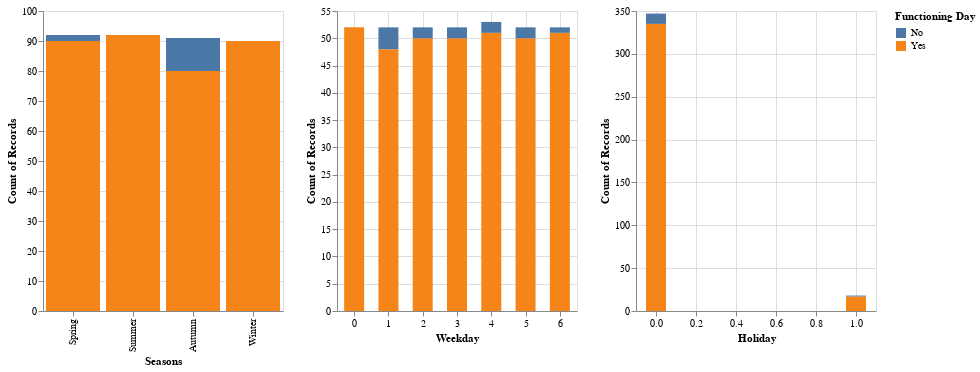

Write notebook code for a chart like this one.
### Code cell
chart_season = alt.Chart(day_bike).mark_bar().encode(
    alt.X("Seasons"),
    alt.Y("count()"),
    color="Functioning Day",
).properties(
    width = 240,
)

chart_holiday = alt.Chart(day_bike_sorted).mark_bar().encode(
    alt.X("Holiday"),
    alt.Y("count()"),
    color="Functioning Day",
    size=alt.Size(value = 20)  
).properties(
    width = 240,
)

chart_weekday = alt.Chart(day_bike).mark_bar().encode(
    alt.X("Weekday"),
    alt.Y("count()"),
    color="Functioning Day",
    size=alt.Size(value=20)  
).properties(
    width = 240,
)
chart_season | chart_weekday | chart_holiday

### Figure 1 — Vega specification as saved in the notebook (floating-point values rounded to 4 significant figures)
{"$schema": "https://vega.github.io/schema/vega/v5.json", "data": [{"name": "data-470c90ac02a2709af2d15978d2aa9b16"}, {"name": "data-0852779848890af661e777a6bf8634a6"}, {"name": "data_1"}, {"name": "data_2", "values": [{"Functioning Day": "Yes", "Seasons": "Winter", "__count": 90, "__count_end": 90.0, "__count_start": 0.0}, {"Functioning Day": "Yes", "Seasons": "Spring", "__count": 90, "__count_end": 90.0, "__count_start": 0.0}, {"Functioning Day": "No", "Seasons": "Spring", "__count": 2, "__count_end": 92.0, "__count_start": 90.0}, {"Functioning Day": "Yes", "Seasons": "Summer", "__count": 92, "__count_end": 92.0, "__count_start": 0.0}, {"Functioning Day": "Yes", "Seasons": "Autumn", "__count": 80, "__count_end": 80.0, "__count_start": 0.0}, {"Functioning Day": "No", "Seasons": "Autumn", "__count": 11, "__count_end": 91.0, "__count_start": 80.0}]}, {"name": "data_3", "values": [{"Functioning Day": "Yes", "Weekday": 4, "__count": 51, "__count_end": 51.0, "__count_start": 0.0}, {"Functioning Day": "Yes", "Weekday": 5, "__count": 50, "__count_end": 50.0, "__count_start": 0.0}, {"Functioning Day": "Yes", "Weekday": 6, "__count": 51, "__count_end": 51.0, "__count_start": 0.0}, {"Functioning Day": "Yes", "Weekday": 0, "__count": 52, "__count_end": 52.0, "__count_start": 0.0}, {"Functioning Day": "Yes", "Weekday": 1, "__count": 48, "__count_end": 48.0, "__count_start": 0.0}, {"Functioning Day": "Yes", "Weekday": 2, "__count": 50, "__count_end": 50.0, "__count_start": 0.0}, {"Functioning Day": "Yes", "Weekday": 3, "__count": 50, "__count_end": 50.0, "__count_start": 0.0}, {"Functioning Day": "No", "Weekday": 2, "__count": 2, "__count_end": 52.0, "__count_start": 50.0}, {"Functioning Day": "No", "Weekday": 3, "__count": 2, "__count_end": 52.0, "__count_start": 50.0}, {"Functioning Day": "No", "Weekday": 1, "__count": 4, "__count_end": 52.0, "__count_start": 48.0}, {"Functioning Day": "No", "Weekday": 4, "__count": 2, "__count_end": 53.0, "__count_start": 51.0}, {"Functioning Day": "No", "Weekday": 6, "__count": 1, "__count_end": 52.0, "__count_start": 51.0}, {"Functioning Day": "No", "Weekday": 5, "__count": 2, "__count_end": 52.0, "__count_start": 50.0}]}, {"name": "data_4", "values": [{"Functioning Day": "Yes", "Holiday": 0, "__count": 335, "__count_end": 335.0, "__count_start": 0.0}, {"Functioning Day": "No", "Holiday": 0, "__count": 12, "__count_end": 347.0, "__count_start": 335.0}, {"Functioning Day": "Yes", "Holiday": 1, "__count": 17, "__count_end": 17.0, "__count_start": 0.0}, {"Functioning Day": "No", "Holiday": 1, "__count": 1, "__count_end": 18.0, "__count_start": 17.0}]}, {"name": "data_2_color_domain_Functioning Day_0", "values": [{"Functioning Day": "Yes"}, {"Functioning Day": "No"}]}, {"name": "data_3_color_domain_Functioning Day_1", "values": [{"Functioning Day": "Yes"}, {"Functioning Day": "No"}]}, {"name": "data_4_color_domain_Functioning Day_2", "values": [{"Functioning Day": "Yes"}, {"Functioning Day": "No"}]}, {"name": "data_1_concat_0_x_domain_Seasons", "values": [{"Seasons": "Winter", "sort_field": 3.0}, {"Seasons": "Spring", "sort_field": 0.0}, {"Seasons": "Summer", "sort_field": 1.0}, {"Seasons": "Autumn", "sort_field": 2.0}]}, {"name": "data_3_concat_1_x_domain_Weekday", "values": [{"min": 0, "max": 6}]}, {"name": "data_4_concat_2_x_domain_Holiday", "values": [{"min": 0, "max": 1}]}], "signals": [{"name": "childWidth", "value": 240}], "marks": [{"type": "group", "name": "concat_0_group", "encode": {"update": {"width": {"signal": "childWidth"}, "height": {"signal": "height"}}}, "marks": [{"type": "rect", "name": "concat_0_marks", "from": {"data": "data_2"}, "encode": {"update": {"y2": {"field": "__count_start", "scale": "concat_0_y"}, "width": {"signal": "max(0.25, bandwidth('concat_0_x'))"}, "x": {"field": "Seasons", "scale": "concat_0_x"}, "fill": {"field": "Functioning Day", "scale": "color"}, "ariaRoleDescription": {"value": "bar"}, "description": {"signal": "\"Seasons: \" + (isValid(datum[\"Seasons\"]) ? datum[\"Seasons\"] : \"\"+datum[\"Seasons\"]) + \"; Count of Records: \" + (format(datum[\"__count\"], \"\")) + \"; Functioning Day: \" + (isValid(datum[\"Functioning Day\"]) ? datum[\"Functioning Day\"] : \"\"+datum[\"Functioning Day\"])"}, "y": {"field": "__count_end", "scale": "concat_0_y"}}}, "style": ["bar"]}], "axes": [{"scale": "concat_0_y", "ticks": false, "domain": false, "aria": false, "minExtent": 0, "gridScale": "concat_0_x", "labels": false, "grid": true, "maxExtent": 0, "zindex": 0, "orient": "left", "tickCount": {"signal": "ceil(height/40)"}}, {"scale": "concat_0_x", "orient": "bottom", "title": "Seasons", "labelAlign": "right", "labelAngle": 270, "labelBaseline": "middle", "grid": false, "zindex": 0}, {"scale": "concat_0_y", "title": "Count of Records", "tickCount": {"signal": "ceil(height/40)"}, "zindex": 0, "grid": false, "orient": "left", "labelOverlap": true}], "style": "cell"}, {"type": "group", "name": "concat_1_group", "encode": {"update": {"width": {"signal": "childWidth"}, "height": {"signal": "height"}}}, "marks": [{"type": "rect", "name": "concat_1_marks", "from": {"data": "data_3"}, "encode": {"update": {"xc": {"field": "Weekday", "scale": "concat_1_x"}, "ariaRoleDescription": {"value": "bar"}, "fill": {"field": "Functioning Day", "scale": "color"}, "y2": {"field": "__count_start", "scale": "concat_1_y"}, "width": {"value": 20}, "description": {"signal": "\"Weekday: \" + (format(datum[\"Weekday\"], \"\")) + \"; Count of Records: \" + (format(datum[\"__count\"], \"\")) + \"; Functioning Day: \" + (isValid(datum[\"Functioning Day\"]) ? datum[\"Functioning Day\"] : \"\"+datum[\"Functioning Day\"])"}, "y": {"field": "__count_end", "scale": "concat_1_y"}}}, "style": ["bar"]}], "axes": [{"scale": "concat_1_x", "domain": false, "ticks": false, "grid": true, "zindex": 0, "orient": "bottom", "labels": false, "gridScale": "concat_1_y", "tickCount": {"signal": "ceil(childWidth/40)"}, "maxExtent": 0, "aria": false, "minExtent": 0}, {"scale": "concat_1_y", "orient": "left", "zindex": 0, "ticks": false, "minExtent": 0, "maxExtent": 0, "tickCount": {"signal": "ceil(height/40)"}, "grid": true, "labels": false, "aria": false, "gridScale": "concat_1_x", "domain": false}, {"scale": "concat_1_x", "labelOverlap": true, "tickCount": {"signal": "ceil(childWidth/40)"}, "title": "Weekday", "zindex": 0, "orient": "bottom", "grid": false, "labelFlush": true}, {"scale": "concat_1_y", "tickCount": {"signal": "ceil(height/40)"}, "zindex": 0, "grid": false, "title": "Count of Records", "labelOverlap": true, "orient": "left"}], "style": "cell"}, {"type": "group", "name": "concat_2_group", "encode": {"update": {"height": {"signal": "height"}, "width": {"signal": "childWidth"}}}, "marks": [{"type": "rect", "name": "concat_2_marks", "from": {"data": "data_4"}, "encode": {"update": {"y": {"field": "__count_end", "scale": "concat_2_y"}, "y2": {"field": "__count_start", "scale": "concat_2_y"}, "fill": {"field": "Functioning Day", "scale": "color"}, "ariaRoleDescription": {"value": "bar"}, "xc": {"field": "Holiday", "scale": "concat_2_x"}, "width": {"value": 20}, "description": {"signal": "\"Holiday: \" + (format(datum[\"Holiday\"], \"\")) + \"; Count of Records: \" + (format(datum[\"__count\"], \"\")) + \"; Functioning Day: \" + (isValid(datum[\"Functioning Day\"]) ? datum[\"Functioning Day\"] : \"\"+datum[\"Functioning Day\"])"}}}, "style": ["bar"]}], "axes": [{"scale": "concat_2_x", "grid": true, "tickCount": {"signal": "ceil(childWidth/40)"}, "domain": false, "gridScale": "concat_2_y", "zindex": 0, "maxExtent": 0, "minExtent": 0, "orient": "bottom", "ticks": false, "labels": false, "aria": false}, {"scale": "concat_2_y", "tickCount": {"signal": "ceil(height/40)"}, "minExtent": 0, "labels": false, "zindex": 0, "domain": false, "grid": true, "ticks": false, "gridScale": "concat_2_x", "orient": "left", "aria": false, "maxExtent": 0}, {"scale": "concat_2_x", "zindex": 0, "title": "Holiday", "labelFlush": true, "orient": "bottom", "tickCount": {"signal": "ceil(childWidth/40)"}, "grid": false, "labelOverlap": true}, {"scale": "concat_2_y", "labelOverlap": true, "orient": "left", "title": "Count of Records", "tickCount": {"signal": "ceil(height/40)"}, "grid": false, "zindex": 0}], "style": "cell"}], "scales": [{"name": "color", "type": "ordinal", "domain": {"fields": [{"data": "data_2_color_domain_Functioning Day_0", "field": "Functioning Day"}, {"data": "data_3_color_domain_Functioning Day_1", "field": "Functioning Day"}, {"data": "data_4_color_domain_Functioning Day_2", "field": "Functioning Day"}], "sort": true}, "range": "category"}, {"name": "concat_0_x", "type": "band", "domain": {"data": "data_1_concat_0_x_domain_Seasons", "field": "Seasons", "sort": {"op": "max", "field": "sort_field"}}, "range": [0, {"signal": "childWidth"}], "paddingOuter": 0.05, "paddingInner": 0.1}, {"name": "concat_0_y", "type": "linear", "domain": {"data": "data_2", "fields": ["__count_start", "__count_end"]}, "range": [{"signal": "height"}, 0], "nice": true, "zero": true}, {"name": "concat_1_x", "type": "linear", "domain": [{"signal": "(data(\"data_3_concat_1_x_domain_Weekday\")[0] || {}).min"}, {"signal": "(data(\"data_3_concat_1_x_domain_Weekday\")[0] || {}).max"}], "range": [0, {"signal": "childWidth"}], "padding": 5, "nice": true, "zero": false}, {"name": "concat_1_y", "type": "linear", "domain": {"data": "data_3", "fields": ["__count_start", "__count_end"]}, "range": [{"signal": "height"}, 0], "nice": true, "zero": true}, {"name": "concat_2_x", "type": "linear", "domain": [{"signal": "(data(\"data_4_concat_2_x_domain_Holiday\")[0] || {}).min"}, {"signal": "(data(\"data_4_concat_2_x_domain_Holiday\")[0] || {}).max"}], "range": [0, {"signal": "childWidth"}], "nice": true, "padding": 5, "zero": false}, {"name": "concat_2_y", "type": "linear", "domain": {"data": "data_4", "fields": ["__count_start", "__count_end"]}, "range": [{"signal": "height"}, 0], "zero": true, "nice": true}], "legends": [{"fill": "color", "symbolType": "square", "title": "Functioning Day"}], "padding": 5, "height": 300, "layout": {"padding": 20, "bounds": "full", "align": "each"}, "background": "white"}
